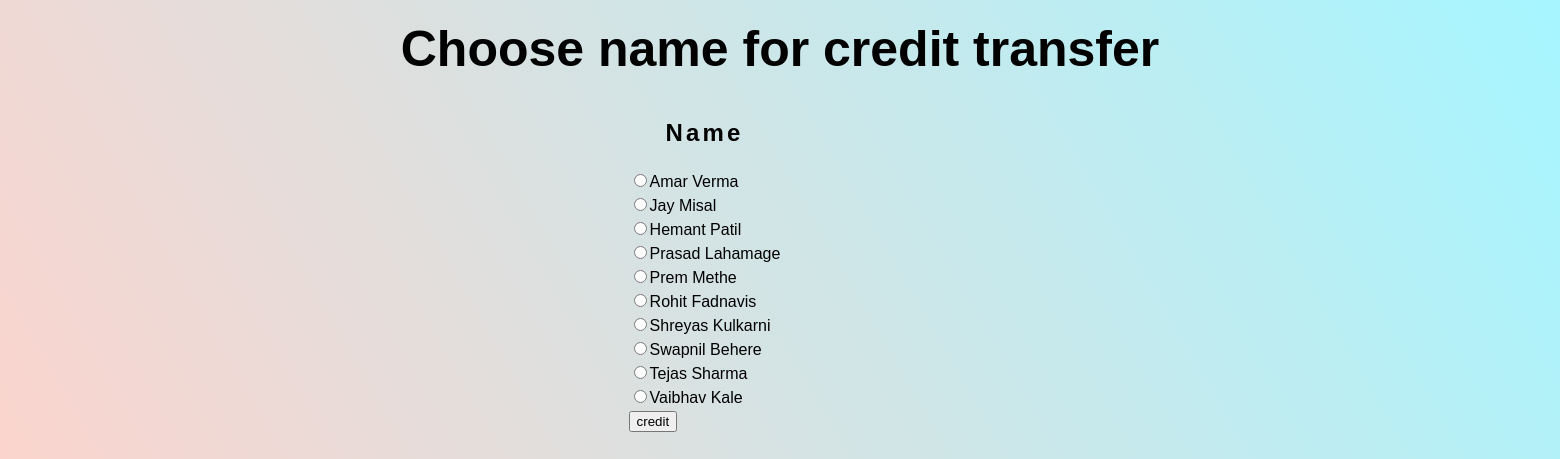
Screenshot of /viewuser.php with the database file from the repository.
### tables this page shows
CREATE TABLE `user` (
  `id` int(10) NOT NULL,
  `name` varchar(50) NOT NULL,
  `email` varchar(50) NOT NULL,
  `credit` varchar(10) NOT NULL
);

### viewuser.php (the view, shortened to what this page needs)
<?php
$con=mysqli_connect('localhost','root','','credit');
$name1=$_SESSION['name'];
$q="select name from user where not name='$name1'";
$result=mysqli_query($con,$q);
?>
<html>
<head>
    <link rel="stylesheet" href="css/style.css">
    </head>
    <body>
    <div class="view">
        <h1>Choose name for credit transfer</h1>
        <form action="transfer.php" method="post" style="position: relative; left: 40%;">
       <table>
           <th><h2>Name</h2></th>
           <?php
     while($row = $result->fetch_assoc()) { ?>
   <tr>
       <td > <input type="radio" name="transfer" value="<?php echo $row["name"]; ?>" reuired><?php echo $row["name"]; ?></td>
   </tr>
<?php }
  ?>
       <tr>
           <td><input type="submit" value="credit"></td>
           </tr>
        </table>
        </form>
        </div>
    </body>
</html>

### css/style.css (style rules this page uses)
body { text-align: center; font-family: Arial, Helvetica, sans-serif ; background-color: #ffffff; background-image:none, -moz-linear-gradient(60deg, rgba(255, 165, 150, 0.5) 5%, rgba(0, 228, 255, 0.35)), url("../images/bg.jpg"); background-image: none, -webkit-linear-gradient(60deg, rgba(255, 165, 150, 0.5) 5%, rgba(0, 228, 255, 0.35)), url("../images/bg.jpg"); background-image: none, -ms-linear-gradient(60deg, rgba(255, 165, 150, 0.5) 5%, rgba(0, 228, 255, 0.35)), url("../images/bg.jpg"); background-image: none, linear-gradient(60deg, rgba(255, 165, 150, 0.5) 5%, rgba(0, 228, 255, 0.35)), url("../images/bg.jpg"); background-repeat: repeat, no-repeat, no-repeat; background-size: 100px 100px, cover, cover; background-position: top left, center center, bottom center; background-attachment: fixed, fixed, fixed; }
h2 { font-weight: 600; line-height: 1.5; margin: 0 0 1rem 0; letter-spacing: 0.2rem; }
table { table-layout:center; }
.view { margin-top:20px; font-size: 25px; }

### rows the page displays
user: name "Amar Verma"
user: name "Jay Misal"
user: name "Hemant Patil"
user: name "Prasad Lahamage"
user: name "Prem Methe"
user: name "Rohit Fadnavis"
user: name "Shreyas Kulkarni"
user: name "Swapnil Behere"
user: name "Tejas Sharma"
user: name "Vaibhav Kale"
